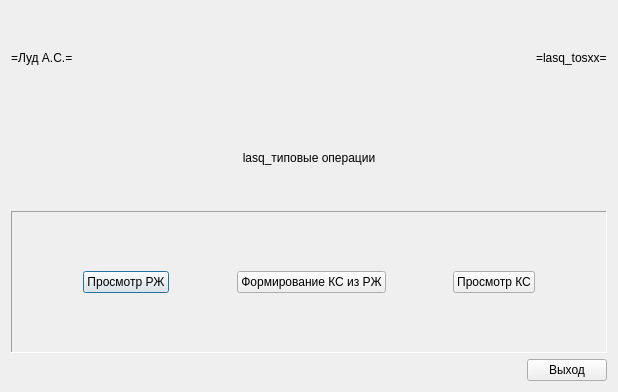
<?xml version="1.0" encoding="UTF-8"?>
<ui version="4.0">
 <class>lasq_rjtks</class>
 <widget class="QDialog" name="lasq_rjtks">
  <property name="windowModality">
   <enum>Qt::ApplicationModal</enum>
  </property>
  <property name="geometry">
   <rect>
    <x>0</x>
    <y>0</y>
    <width>618</width>
    <height>392</height>
   </rect>
  </property>
  <property name="windowTitle">
   <string>lasq_rjtks</string>
  </property>
  <layout class="QVBoxLayout" name="verticalLayout">
   <item>
    <layout class="QHBoxLayout" name="horizontalLayout">
     <item>
      <widget class="QLabel" name="lasq_rjtks_xxlas_l">
       <property name="text">
        <string>=Луд А.С.=</string>
       </property>
      </widget>
     </item>
     <item>
      <spacer name="horizontalSpacer_4">
       <property name="orientation">
        <enum>Qt::Horizontal</enum>
       </property>
       <property name="sizeHint" stdset="0">
        <size>
         <width>40</width>
         <height>20</height>
        </size>
       </property>
      </spacer>
     </item>
     <item>
      <widget class="QLabel" name="lasq_rjtks_xxprg_l">
       <property name="text">
        <string>=lasq_tosxx=</string>
       </property>
      </widget>
     </item>
    </layout>
   </item>
   <item>
    <widget class="QLabel" name="lasq_rjtks_xxtitle_l">
     <property name="text">
      <string>lasq_типовые операции</string>
     </property>
     <property name="alignment">
      <set>Qt::AlignCenter</set>
     </property>
    </widget>
   </item>
   <item>
    <widget class="QFrame" name="lasq_rjtks_b1">
     <property name="frameShape">
      <enum>QFrame::Panel</enum>
     </property>
     <property name="frameShadow">
      <enum>QFrame::Sunken</enum>
     </property>
     <property name="lineWidth">
      <number>1</number>
     </property>
     <property name="midLineWidth">
      <number>1</number>
     </property>
     <layout class="QGridLayout" name="gridLayout_2">
      <item row="0" column="0">
       <layout class="QHBoxLayout" name="horizontalLayout_5">
        <property name="topMargin">
         <number>50</number>
        </property>
        <property name="bottomMargin">
         <number>50</number>
        </property>
        <item>
         <spacer name="horizontalSpacer">
          <property name="orientation">
           <enum>Qt::Horizontal</enum>
          </property>
          <property name="sizeHint" stdset="0">
           <size>
            <width>40</width>
            <height>20</height>
           </size>
          </property>
         </spacer>
        </item>
        <item>
         <widget class="QPushButton" name="lasq_rjtks_gridrj_c">
          <property name="text">
           <string>Просмотр РЖ</string>
          </property>
         </widget>
        </item>
        <item>
         <spacer name="horizontalSpacer_2">
          <property name="orientation">
           <enum>Qt::Horizontal</enum>
          </property>
          <property name="sizeHint" stdset="0">
           <size>
            <width>40</width>
            <height>20</height>
           </size>
          </property>
         </spacer>
        </item>
        <item>
         <widget class="QPushButton" name="lasq_rjtks_wk_c">
          <property name="text">
           <string>Формирование КС из РЖ</string>
          </property>
         </widget>
        </item>
        <item>
         <spacer name="horizontalSpacer_7">
          <property name="orientation">
           <enum>Qt::Horizontal</enum>
          </property>
          <property name="sizeHint" stdset="0">
           <size>
            <width>40</width>
            <height>20</height>
           </size>
          </property>
         </spacer>
        </item>
        <item>
         <widget class="QPushButton" name="lasq_rjtks_gridks_c">
          <property name="text">
           <string>Просмотр КС</string>
          </property>
         </widget>
        </item>
        <item>
         <spacer name="horizontalSpacer_3">
          <property name="orientation">
           <enum>Qt::Horizontal</enum>
          </property>
          <property name="sizeHint" stdset="0">
           <size>
            <width>40</width>
            <height>20</height>
           </size>
          </property>
         </spacer>
        </item>
       </layout>
      </item>
     </layout>
    </widget>
   </item>
   <item>
    <layout class="QHBoxLayout" name="horizontalLayout_2">
     <item>
      <spacer name="horizontalSpacer_5">
       <property name="orientation">
        <enum>Qt::Horizontal</enum>
       </property>
       <property name="sizeHint" stdset="0">
        <size>
         <width>40</width>
         <height>20</height>
        </size>
       </property>
      </spacer>
     </item>
     <item>
      <widget class="QPushButton" name="lasq_rjtks_exit_c">
       <property name="text">
        <string>Выход</string>
       </property>
      </widget>
     </item>
    </layout>
   </item>
  </layout>
 </widget>
 <resources/>
 <connections/>
</ui>
